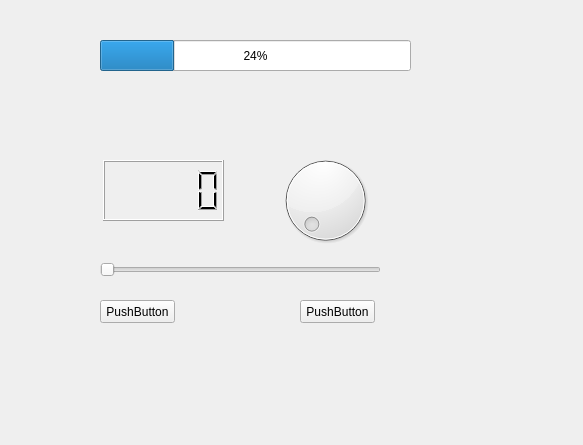
<?xml version="1.0" encoding="UTF-8"?>
<ui version="4.0">
 <class>Form</class>
 <widget class="QWidget" name="Form">
  <property name="geometry">
   <rect>
    <x>0</x>
    <y>0</y>
    <width>583</width>
    <height>445</height>
   </rect>
  </property>
  <property name="windowTitle">
   <string>Form</string>
  </property>
  <widget class="QLCDNumber" name="lcdNumber">
   <property name="geometry">
    <rect>
     <x>103</x>
     <y>160</y>
     <width>121</width>
     <height>61</height>
    </rect>
   </property>
  </widget>
  <widget class="QDial" name="dial">
   <property name="geometry">
    <rect>
     <x>260</x>
     <y>150</y>
     <width>131</width>
     <height>101</height>
    </rect>
   </property>
  </widget>
  <widget class="QPushButton" name="pushButtonStart">
   <property name="geometry">
    <rect>
     <x>100</x>
     <y>300</y>
     <width>75</width>
     <height>23</height>
    </rect>
   </property>
   <property name="text">
    <string>PushButton</string>
   </property>
  </widget>
  <widget class="QPushButton" name="pushButton_2">
   <property name="geometry">
    <rect>
     <x>300</x>
     <y>300</y>
     <width>75</width>
     <height>23</height>
    </rect>
   </property>
   <property name="text">
    <string>PushButton</string>
   </property>
  </widget>
  <widget class="QSlider" name="horizontalSlider">
   <property name="geometry">
    <rect>
     <x>100</x>
     <y>260</y>
     <width>281</width>
     <height>20</height>
    </rect>
   </property>
   <property name="orientation">
    <enum>Qt::Horizontal</enum>
   </property>
  </widget>
  <widget class="QProgressBar" name="progressBar">
   <property name="geometry">
    <rect>
     <x>100</x>
     <y>40</y>
     <width>311</width>
     <height>31</height>
    </rect>
   </property>
   <property name="value">
    <number>24</number>
   </property>
  </widget>
 </widget>
 <resources/>
 <connections>
  <connection>
   <sender>dial</sender>
   <signal>valueChanged(int)</signal>
   <receiver>lcdNumber</receiver>
   <slot>display(int)</slot>
   <hints>
    <hint type="sourcelabel">
     <x>274</x>
     <y>211</y>
    </hint>
    <hint type="destinationlabel">
     <x>201</x>
     <y>111</y>
    </hint>
   </hints>
  </connection>
  <connection>
   <sender>dial</sender>
   <signal>valueChanged(int)</signal>
   <receiver>horizontalSlider</receiver>
   <slot>setValue(int)</slot>
   <hints>
    <hint type="sourcelabel">
     <x>325</x>
     <y>200</y>
    </hint>
    <hint type="destinationlabel">
     <x>245</x>
     <y>267</y>
    </hint>
   </hints>
  </connection>
  <connection>
   <sender>dial</sender>
   <signal>valueChanged(int)</signal>
   <receiver>progressBar</receiver>
   <slot>setValue(int)</slot>
   <hints>
    <hint type="sourcelabel">
     <x>325</x>
     <y>200</y>
    </hint>
    <hint type="destinationlabel">
     <x>255</x>
     <y>55</y>
    </hint>
   </hints>
  </connection>
 </connections>
</ui>
